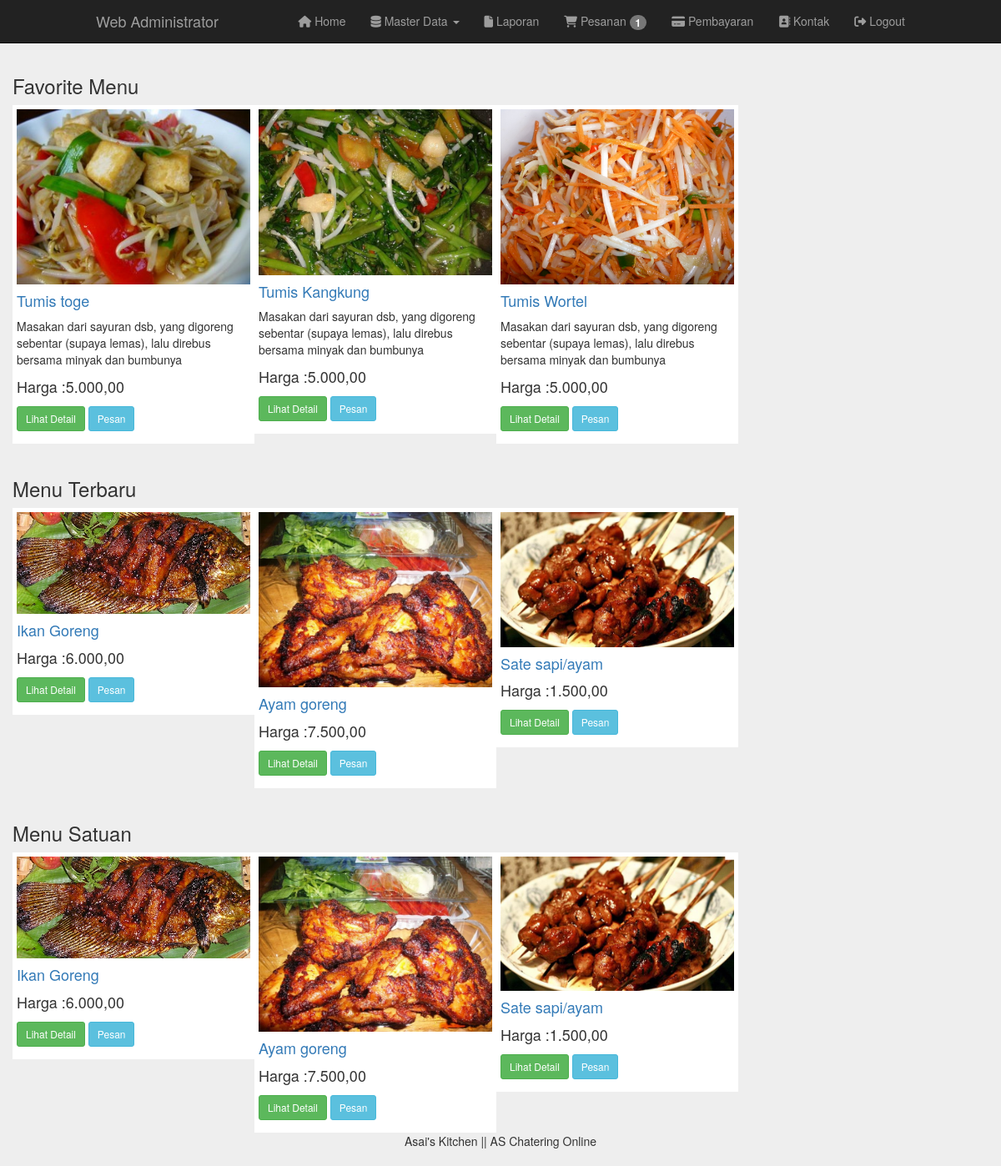
Page /admin/home.php on the committed database.
### tables this page shows
CREATE TABLE IF NOT EXISTS `produk` (
`id` int(4) NOT NULL,
  `nama` varchar(100) NOT NULL,
  `deskripsi` text NOT NULL,
  `gambar` varchar(200) NOT NULL,
  `harga` decimal(10,0) NOT NULL,
  `kategori_produk_id` int(11) NOT NULL
);

### inc/config.php (called while the page is built, shortened)
<?php
	$url = "http://localhost/catering/";
?>

### admin/home.php (the view)
<?php
	include"../inc/config.php";
	include"inc/header.php";
?>
	<div class="col-md-9">
			<div class="row">
			<div class="col-md-12">
			<h3>Favorite Menu</h3>
				<?php
					$k = mysqli_query($konek, "SELECT * FROM produk ORDER BY id ASC limit 3");
					while($data = mysqli_fetch_array($k)){
				?>
				<div class="col-md-4 content-menu">
					<a href="<?php echo $url; ?>menu.php?id=<?php echo $data['id'] ?>">
						<img src="<?php echo $url; ?>uploads/<?php echo $data['gambar'] ?>" width="100%">
						<h4><?php echo $data['nama'] ?></h4>
					</a>
					<p><?php echo $data['deskripsi'] ?></p>
					<p style="font-size:18px">Harga :<?php echo number_format($data['harga'], 2, ',', '.') ?></p>
					<p>
						<a href="<?php echo $url; ?>menu.php?id=<?php echo $data['id'] ?>" class="btn btn-success btn-sm" href="#" role="button">Lihat Detail</a>
						<a href="<?php echo $url; ?>keranjang.php?act=beli&&produk_id=<?php echo $data['id'] ?>" class="btn btn-info btn-sm" href="#" role="button">Pesan</a>
					</p>
				</div>
				<?php } ?>
			</div>
			</div>
			<div class="row">
			<div class="col-md-12">
			<hr>
			<h3>Menu Terbaru</h3>
				<?php
					$k = mysqli_query($konek, "SELECT * FROM produk ORDER BY id DESC limit 3");
					while($data = mysqli_fetch_array($k)){
				?>
				<div class="col-md-4 content-menu">
					<a href="<?php echo $url; ?>menu.php?id=<?php echo $data['id'] ?>">
						<img src="<?php echo $url; ?>uploads/<?php echo $data['gambar'] ?>" width="100%">
						<h4><?php echo $data['nama'] ?></h4>
					</a>
					<p style="font-size:18px">Harga :<?php echo number_format($data['harga'], 2, ',', '.') ?></p>
					<p>
						<a href="<?php echo $url; ?>menu.php?id=<?php echo $data['id'] ?>" class="btn btn-success btn-sm" href="#" role="button">Lihat Detail</a>
						<a href="<?php echo $url; ?>keranjang.php?act=beli&&produk_id=<?php echo $data['id'] ?>" class="btn btn-info btn-sm" href="#" role="button">Pesan</a>
					</p>
				</div>
				<?php } ?>
			</div>
			</div>
			<div class="row">
			<div class="col-md-12">
			<hr>
			<h3>Menu Satuan</h3>
				<?php
					$k = mysqli_query($konek, "SELECT * FROM produk ORDER BY id DESC limit 3");
					while($data = mysqli_fetch_array($k)){
				?>
				<div class="col-md-4 content-menu">
					<a href="<?php echo $url; ?>menu.php?id=<?php echo $data['id'] ?>">
						<img src="<?php echo $url; ?>uploads/<?php echo $data['gambar'] ?>" width="100%">
						<h4><?php echo $data['nama'] ?></h4>
					</a>
					<p style="font-size:18px">Harga :<?php echo number_format($data['harga'], 2, ',', '.') ?></p>
					<p>
						<a href="<?php echo $url; ?>menu.php?id=<?php echo $data['id'] ?>" class="btn btn-success btn-sm" href="#" role="button">Lihat Detail</a>
						<a href="<?php echo $url; ?>keranjang.php?act=beli&&produk_id=<?php echo $data['id'] ?>" class="btn btn-info btn-sm" href="#" role="button">Pesan</a>
					</p>
				</div>
				<?php } ?>
			</div>
			</div>
		</div>
<?php include"inc/footer.php"; ?>

### admin/inc/header.php (shortened to what this page needs)
<!DOCTYPE html>
<html lang="en">
  <head>
    <link href="<?php echo $url ?>assets/bootstrap/css/bootstrap.css" rel="stylesheet">
    <link href="<?php echo $url ?>assets/bootstrap/css/datetimepicker.css" rel="stylesheet">
    <link rel="stylesheet" href="https://cdnjs.cloudflare.com/ajax/libs/font-awesome/6.5.1/css/all.min.css">
    <link href="<?php echo $url ?>assets/css/navbar-fixed-top.css" rel="stylesheet">
    <link href="<?php echo $url ?>assets/css/full-slider.css" rel="stylesheet">
    <link href="<?php echo $url ?>assets/css/style.css" rel="stylesheet">
  </head>
  <body>
  <?php
  $qpesanan = mysqli_query($konek, "select*from pesanan where `read`='0'");
  $totalUnRead = mysqli_num_rows($qpesanan);
  ?>
    <nav class="navbar navbar-default navbar-fixed-top navbar-inverse">
      <div class="container">
        <div class="navbar-header">
          <a class="navbar-brand" href="#">Web Administrator</a>
        </div>
        <div id="navbar" class="navbar-collapse collapse">
          <ul class="nav navbar-nav navbar-right">
            <li><a href="<?php echo $url ?>admin/index.php"> <i class="fa-solid fa-house"></i> Home</a></li>
			<li class="dropdown">
              <a href="#" class="dropdown-toggle" data-toggle="dropdown" role="button" aria-haspopup="true" aria-expanded="false"> <i class="fa-solid fa-database"></i> Master Data <span class="caret"></span></a>
            </li>
            <li>
              <a href="laporan.php"> <i class="fa-solid fa-file"></i> Laporan</a>
            </li>
            <li><a href="pesanan.php"> <i class="fa-solid fa-cart-shopping"></i> Pesanan
              <?php if ($totalUnRead > 0) { ?> <span class="badge"><?php echo $totalUnRead; ?></span> <?php } ?>
            </a></li>
            <li><a href="pembayaran.php"> <i class="fa-solid fa-credit-card"></i> Pembayaran
            </a></li>
            <li><a href="kontak.php"> <i class="fa-solid fa-address-book"></i> Kontak</a></li>
            <li><a href="<?php echo $url ?>admin/logout.php"> <i class="fa-solid fa-right-from-bracket"></i> Logout</a></li>
          </ul>
        </div>
      </div>
    </nav>

### admin/inc/footer.php (shortened to what this page needs)
	<div class="container" style="margin-top:20px;">
		<footer class="text-center">
		<hr>
			<div class="col-md-12">Asai's Kitchen || AS Chatering Online
			<br>
			<br>
			</div>
		</footer>
	</div>
  </body>
</html>

### assets/css/navbar-fixed-top.css (style rules this page uses)
body { padding-top: 70px; }

### assets/css/style.css (style rules this page uses)
:root { --var-nav-bg: #ffa500; }
@media (min-width: 768px) { .container { width: 750px; } }
@media (min-width: 992px) { .container { width: 970px; } }
@media (min-width: 1200px) { .container { width: 1000px; } }
.content-menu { background-color: #FFF; padding: 5px; }
* { transition: all 200ms ease-in-out; }
body { background-color: #EEE; }

### rows in the picture
produk: gambar (picture), nama "Tumis toge", deskripsi "Masakan dari sayuran dsb, yang digoreng sebentar (supaya lemas), lalu direbus bersama minyak dan bumbunya", harga "5.000,00"
produk: gambar (picture), nama "Tumis Kangkung", deskripsi "Masakan dari sayuran dsb, yang digoreng sebentar (supaya lemas), lalu direbus bersama minyak dan bumbunya", harga "5.000,00"
produk: gambar (picture), nama "Tumis Wortel", deskripsi "Masakan dari sayuran dsb, yang digoreng sebentar (supaya lemas), lalu direbus bersama minyak dan bumbunya", harga "5.000,00"
produk: gambar (picture), nama "Ikan Goreng", harga "6.000,00"
produk: gambar (picture), nama "Ayam goreng", harga "7.500,00"
produk: gambar (picture), nama "Sate sapi/ayam", harga "1.500,00"

### other values in the picture
$totalUnRead "1"
